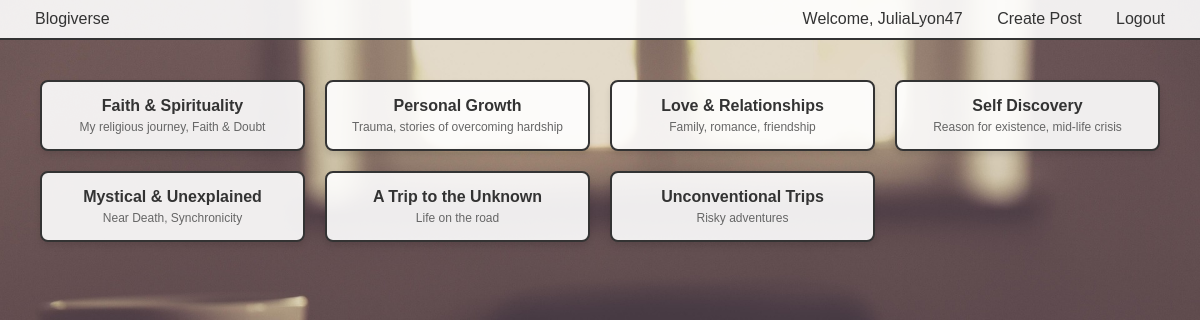
Page / (signed in) on the committed database.
### blogs/models.py (models this page shows, shortened)
class Forum(models.Model):
    name = models.CharField(max_length=100, unique=True)
    description = models.TextField(blank=True)
    created_at = models.DateTimeField(auto_now_add=True)

### blogs/views.py (the view)
# urls.py: path('', views.home, name='home'),
def home(request):
    forums = Forum.objects.all()
    return render(request, 'index.html', {'forums': forums})

### templates/index.html (shortened to what this page needs)
{% extends 'base.html' %}
{% block content %}
    <div class="forum-container">
        {% for forum in forums %}
            <div class="forum-button">
                <a href="{% url 'topic_list' forum_name=forum.name %}">{{ forum.name }}</a>
                <small>{{ forum.description }}</small>
            </div>
        {% endfor %}
    </div>
{% endblock %}

### templates/base.html (shortened to what this page needs)
<!DOCTYPE html>
<html lang="en">
<head>
</head>
<body>
    <div class="navbar">
        <a href="{% url 'home' %}">Blogiverse</a>
        <div>
            {% if user.is_authenticated %}
                <a href="#">Welcome, {{ user.username }}</a>
                <a href="{% url 'create_post' %}">Create Post</a>
                <a href="{% url 'account_logout' %}">Logout</a>
            {% else %}
                <a href="{% url 'account_login' %}">Login</a>
                <a href="{% url 'account_signup' %}">Sign Up</a>
            {% endif %}
        </div>
    </div>
    <div class="content">
        {% block content %}{% endblock %}
    </div>
</body>
</html>

### templates/base.html (style rules this page uses)
body { font-family: Arial, sans-serif; margin: 0; background-image: url('/static/images/background.jpg'); background-size: cover; min-height: 100vh; }
.navbar { background-color: rgba(255, 255, 255, 0.9); padding: 10px 20px; border-bottom: 2px solid #333; display: flex; justify-content: space-between; align-items: center; }
.navbar a { color: #333; text-decoration: none; margin: 0 15px; }
.content { padding: 20px; }

### templates/index.html (style rules this page uses)
.forum-container { display: grid; grid-template-columns: repeat(auto-fit, minmax(250px, 1fr)); gap: 20px; padding: 20px; max-width: 1200px; margin: 0 auto; }
.forum-button { background-color: rgba(255, 255, 255, 0.9); padding: 15px 25px; border: 2px solid #333; border-radius: 8px; cursor: pointer; transition: all 0.3s ease; box-shadow: 0 4px 6px rgba(0, 0, 0, 0.1); text-align: center; }
.forum-button a { text-decoration: none; color: #333; font-weight: bold; }
.forum-button small { display: block; font-size: 12px; color: #666; margin-top: 5px; }

### rows in the picture
Forum: name "Faith & Spirituality", description "My religious journey, Faith & Doubt"
Forum: name "Personal Growth", description "Trauma, stories of overcoming hardship"
Forum: name "Love & Relationships", description "Family, romance, friendship"
Forum: name "Self Discovery", description "Reason for existence, mid-life crisis"
Forum: name "Mystical & Unexplained", description "Near Death, Synchronicity"
Forum: name "A Trip to the Unknown", description "Life on the road"
Forum: name "Unconventional Trips", description "Risky adventures"

### other values in the picture
{{ user.username }} "JuliaLyon47"
